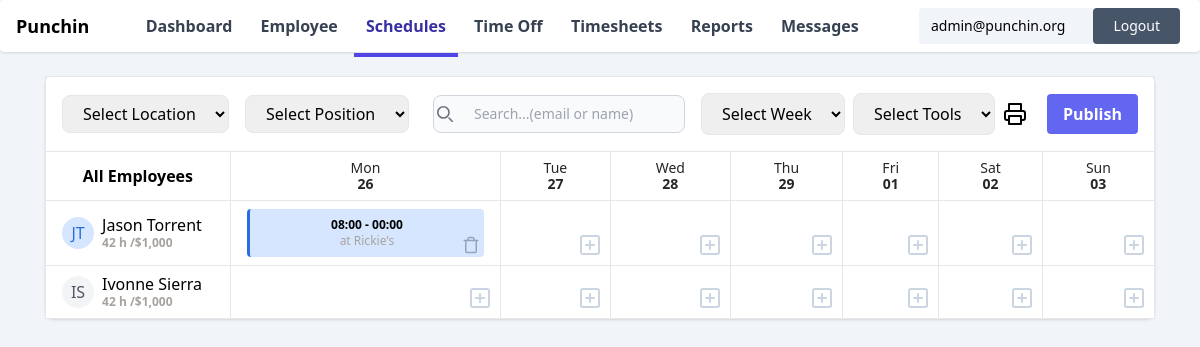
/dashboard/schedules/ (signed in), run on an earlier commit of the app's database.
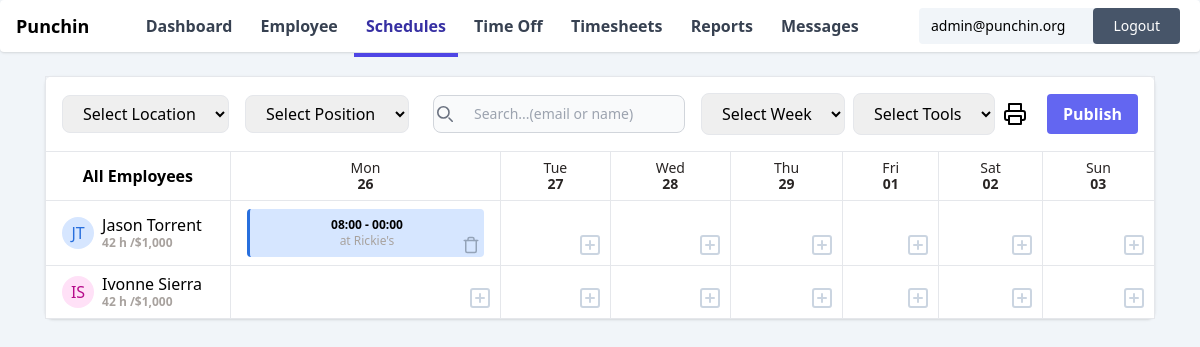
And on a later commit of the database.
### core/models.py (models this page shows, shortened)
class Employee(models.Model):
    user = models.OneToOneField(User, on_delete=models.CASCADE)
    organization = models.ForeignKey('Organization', on_delete=models.CASCADE, related_name='employees')
    avatar = models.ImageField(upload_to='employees/avatars/', blank=True, null=True)
    phone_number = models.CharField(max_length=50, blank=True)
    address = models.CharField(blank=True, max_length=255)
    primary_color = models.CharField(blank=True, max_length=25)
    secondary_color = models.CharField(blank=True, max_length=25)
    position = models.ForeignKey(Position, on_delete=models.CASCADE)
    hourly_rate = models.DecimalField(max_digits=10, decimal_places=2, default=15.00)
    overtime_hourly_rate = models.DecimalField(max_digits=10, decimal_places=2, default=22.50)
    is_active = models.BooleanField(default=True)

### core/views.py (the view, shortened to what this page needs)
# urls.py: path('dashboard/schedules/', views.schedules_view, name='schedules'),
@login_required
@get_organization
def schedules_view(request, organization):
    current_date = datetime.now()
    start_date = current_date - timedelta(days=current_date.weekday())
    week_dates = []
    for i in range(7):
        week_dates.append(start_date + timedelta(days=i))
    return render(request, 'dashboard/schedule.html', {'organization': organization,'nav_items': nav_items, 'dates':week_dates})

### core/templatetags/custom_filters.py (called while the page is built)
@register.filter
def get_initials(value):
    words = value.split()
    initials = [words[0][0].upper()]
    if len(words) > 1:
        initials.append(words[-1][0].upper())
    return ''.join(initials)

### core/templatetags/schedule_list.py (called while the page is built)
@register.filter
def week_schedule_list(employee_id, date_range):
    start_date, end_date = date_range.split(',')
    start_date = datetime.strptime(start_date, "%Y-%m-%d")
    end_date = datetime.strptime(end_date, "%Y-%m-%d")
    result = []
    current_date = start_date
    while current_date <= end_date:
        try:
            schedule = Schedule.objects.get(employee_id=employee_id, date=current_date)
        except ObjectDoesNotExist:
            schedule = None
        result.append({'date': current_date, 'schedule': schedule})
        current_date += timedelta(days=1)
    return result

### core/views.py (called while the page is built)
def get_organization(view_func):
    @wraps(view_func)
    def wrapper(request, *args, **kwargs):
        user = request.user
        try:
            organization = user.admin_of
            kwargs['organization'] = organization
        except Organization.DoesNotExist:
            return redirect('punch_in_out')
        return view_func(request, *args, **kwargs)
    return wrapper

### core/templates/dashboard/schedule.html (shortened to what the changed rows need)
{% extends './main.html' %}
{% load custom_filters %}
{% load schedule_list %}
{% block body %}
    <div class="max-w-7xl mx-auto  shadow bg-white my-6 rounded-lg">
        <div class="p-0">
          <div class="overflow-x-auto bg-white" id="print-section">
            <table class="table-auto w-full border bg-white border-collaps">
              <thead>
                <tr>
                  <th class="px-4 border  py-2 w-1/6">All Employees</th>
                  {% for date in dates %}
                  <th class="px-4 border py-2 leading-4 items-center justify-center text-stone-800 text-sm"><span class="font-normal">{{date | date:"D"}} </span> <br><span class="font-semibold">{{date | date:"d"}}</span></th>
                {% endfor %}
                </tr>
              </thead>
              <tbody>
                {% for employee in organization.employees.all %}
                <tr>
                  <td class="border px-4 py-2 w-1/6">
                    <div class="flex items-center justify-start">
                    <div class="relative inline-flex items-center justify-center w-8 h-8 overflow-hidden bg-gray-100 rounded-full dark:bg-gray-600" style="background-color:{{employee.primary_color}}">
                        <span class="font-medium text-gray-600 dark:text-gray-300" style='color:{{employee.secondary_color}}'> {{employee.user.get_full_name | get_initials}}
                        </span>
                    </div>
                    <div class="flex flex-col items-start justify-center leading-5 whitespace-nowrap">
                        <span class="px-2">{{employee.user.get_full_name}}</span>
                        <span class="px-2 text-stone-400 text-xs font-semibold">42 h /$1,000</span>
                    </div>
                </div>
                  </td>
                  {% for schedule_obj in employee.id|week_schedule_list:'2024-02-26,2024-03-03' %}
                  <td class="border px-4 py-2 relative"  ondrop="drop(event)" ondragover="allowDrop(event)">
                    {% if schedule_obj.schedule %}
                        <div class="card border-r-3 rounded p-2 px-4 whitespace-nowrap flex justify-center flex-col block items-center" style="background-color:{{employee.primary_color}}; border-left: 3px solid {{employee.secondary_color}};"  draggable="true" ondragstart="drag(event)" id="shiftId">
                            <span class="text-xs font-bold">{{schedule_obj.schedule.shift.start_time |time:"H:i"}} - {{schedule_obj.schedule.shift.end_time |time:"H:i"}}</span>
                                <span class="text-xs text-stone-400">at {{schedule_obj.schedule.location.name}}</span>
                        </div>
                        <form action="{% url 'shift_delete' %}" method="POST" onsubmit="deleteShift(event)">
                            {% csrf_token %}
                            <input type="hidden" name="shift_id" value="{{schedule_obj.schedule.shift.id}}">
                        <button class=" absolute bottom-2 right-5 text-sm text-slate-400 hover:text-red-300 self-end"><span data-feather="trash" width="18"></span></button></form>
                    {%else%}
                    <button class=" absolute bottom-2 right-2 text-sm text-slate-300 hover:text-indigo-400 self-end" onclick="openModal(`scheduleModal_{{employee.id}}_{{schedule_obj.date |date:'d'}}`)"><span data-feather="plus-square"></span></button>
                    {% endif %}
                </td>
                  {% endfor %}
                </tr>
                {% endfor %}
              </tbody>
            </table>
          </div>
        </div>
      </div>
{% endblock body%}

What changed in the data, as far as the page shows it:
changed Employee "IS": primary_color empty → "#FFE1F7" (drawn); secondary_color empty → "#B60D8B" (drawn)
